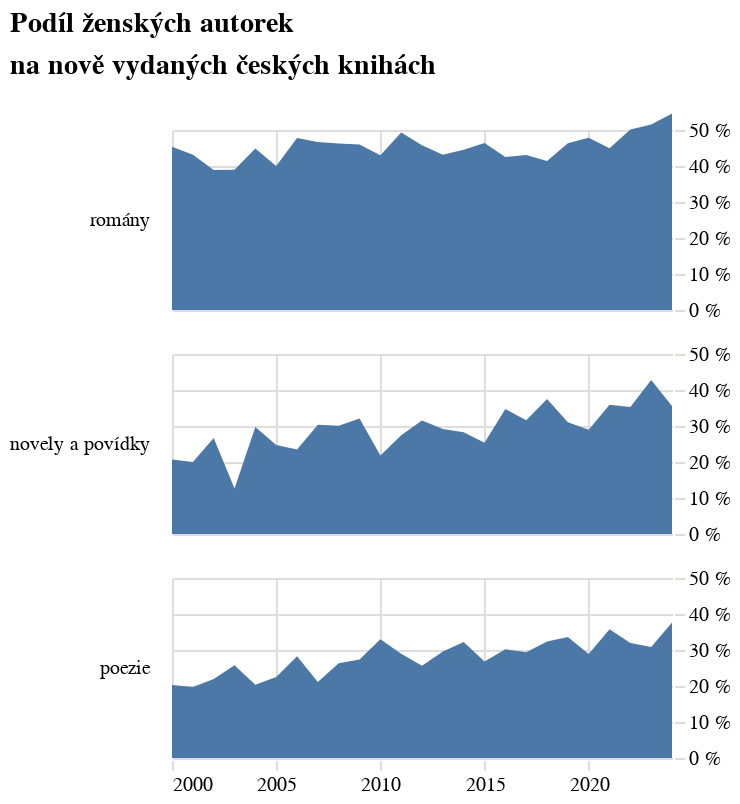

Write notebook code for a chart like this one.
### Code cell
alt.Chart(alt_friendly(pl.concat([df_podil, df_podil_kratke, df_podil_poezie])), title=alt.Title(["Podíl ženských autorek","na nově vydaných českých knihách"], lineHeight=21), width=250, height=90).mark_area().encode(
    alt.X("rok:T", title=None, axis=alt.Axis(tickCount=5)),
    alt.Y('podil_zen:Q', title=None, axis=alt.Axis(tickCount=4, labelExpr="datum.label * 100 + ' %'", orient='right'), scale=alt.Scale(domain=[0,0.5])),
    alt.Row("zanr:N",header=alt.Header(labelAngle=0, labelAlign='left', labelAnchor='middle', labelFont='Asap'), sort=["romány","novely a povídky","poezie"], title=None)
).configure_view(stroke='transparent').resolve_scale(y='shared')

### Figure 1 — Vega-Lite specification as saved in the notebook (floating-point values rounded to 4 significant figures)
{"config": {"title": {"font": "Noticia Text", "fontSize": 14, "anchor": "start", "lineHeight": 21, "fontWeight": "bolder", "subtitleFont": "Noticia Text", "subtitleFontSize": 12, "subtitleFontWeight": "lighter", "subtitlePadding": 12, "dy": -12}, "axis": {"labelFont": "Asap", "titleFont": "Asap", "fontWeight": "lighter", "titleFontWeight": "lighter", "labelFontSize": 10, "titleFontSize": 10, "labelPadding": 2, "titlePadding": 10, "domainOpacity": 0, "tickColor": "#DCDDD6"}, "legend": {"labelFont": "Asap", "labelFontWeight": "normal", "titleFont": "Asap", "titleFontWeight": "normal", "labelFontSize": 10, "titleFontSize": 10}, "view": {"stroke": "transparent"}}, "data": {"name": "data-86c61e22d43e7787351ce4ae1784afba"}, "mark": {"type": "area"}, "encoding": {"row": {"field": "zanr", "header": {"labelAlign": "left", "labelAnchor": "middle", "labelAngle": 0, "labelFont": "Asap"}, "sort": ["romány", "novely a povídky", "poezie"], "title": null, "type": "nominal"}, "x": {"axis": {"tickCount": 5}, "field": "rok", "title": null, "type": "temporal"}, "y": {"axis": {"labelExpr": "datum.label * 100 + ' %'", "orient": "right", "tickCount": 4}, "field": "podil_zen", "scale": {"domain": [0, 0.5]}, "title": null, "type": "quantitative"}}, "height": 90, "resolve": {"scale": {"y": "shared"}}, "title": {"text": ["Podíl ženských autorek", "na nově vydaných českých knihách"], "lineHeight": 21}, "width": 250, "$schema": "https://vega.github.io/schema/vega-lite/v5.8.0.json", "datasets": {"data-86c61e22d43e7787351ce4ae1784afba": [{"rok": "2000-01-01T00:00:00", "zeny": 103, "muzi": 124, "celkem": 227, "podil_zen": 0.4537, "zanr": "romány"}, {"rok": "2001-01-01T00:00:00", "zeny": 82, "muzi": 108, "celkem": 190, "podil_zen": 0.4316, "zanr": "romány"}, {"rok": "2002-01-01T00:00:00", "zeny": 82, "muzi": 129, "celkem": 211, "podil_zen": 0.3886, "zanr": "romány"}, {"rok": "2003-01-01T00:00:00", "zeny": 74, "muzi": 116, "celkem": 190, "podil_zen": 0.3895, "zanr": "romány"}, {"rok": "2004-01-01T00:00:00", "zeny": 96, "muzi": 118, "celkem": 214, "podil_zen": 0.4486, "zanr": "romány"}, {"rok": "2005-01-01T00:00:00", "zeny": 94, "muzi": 141, "celkem": 235, "podil_zen": 0.4, "zanr": "romány"}, {"rok": "2006-01-01T00:00:00", "zeny": 118, "muzi": 129, "celkem": 247, "podil_zen": 0.4777, "zanr": "romány"}, {"rok": "2007-01-01T00:00:00", "zeny": 112, "muzi": 128, "celkem": 240, "podil_zen": 0.4667, "zanr": "romány"}, {"rok": "2008-01-01T00:00:00", "zeny": 124, "muzi": 144, "celkem": 268, "podil_zen": 0.4627, "zanr": "romány"}, {"rok": "2009-01-01T00:00:00", "zeny": 131, "muzi": 154, "celkem": 285, "podil_zen": 0.4596, "zanr": "romány"}, {"rok": "2010-01-01T00:00:00", "zeny": 123, "muzi": 163, "celkem": 286, "podil_zen": 0.4301, "zanr": "romány"}, {"rok": "2011-01-01T00:00:00", "zeny": 149, "muzi": 153, "celkem": 302, "podil_zen": 0.4934, "zanr": "romány"}, {"rok": "2012-01-01T00:00:00", "zeny": 114, "muzi": 135, "celkem": 249, "podil_zen": 0.4578, "zanr": "romány"}, {"rok": "2013-01-01T00:00:00", "zeny": 103, "muzi": 136, "celkem": 239, "podil_zen": 0.431, "zanr": "romány"}, {"rok": "2014-01-01T00:00:00", "zeny": 110, "muzi": 137, "celkem": 247, "podil_zen": 0.4453, "zanr": "romány"}, {"rok": "2015-01-01T00:00:00", "zeny": 135, "muzi": 156, "celkem": 291, "podil_zen": 0.4639, "zanr": "romány"}, {"rok": "2016-01-01T00:00:00", "zeny": 127, "muzi": 172, "celkem": 299, "podil_zen": 0.4247, "zanr": "romány"}, {"rok": "2017-01-01T00:00:00", "zeny": 133, "muzi": 176, "celkem": 309, "podil_zen": 0.4304, "zanr": "romány"}, {"rok": "2018-01-01T00:00:00", "zeny": 130, "muzi": 184, "celkem": 314, "podil_zen": 0.414, "zanr": "romány"}, {"rok": "2019-01-01T00:00:00", "zeny": 164, "muzi": 190, "celkem": 354, "podil_zen": 0.4633, "zanr": "romány"}, {"rok": "2020-01-01T00:00:00", "zeny": 179, "muzi": 195, "celkem": 374, "podil_zen": 0.4786, "zanr": "romány"}, {"rok": "2021-01-01T00:00:00", "zeny": 183, "muzi": 224, "celkem": 407, "podil_zen": 0.4496, "zanr": "romány"}, {"rok": "2022-01-01T00:00:00", "zeny": 207, "muzi": 206, "celkem": 413, "podil_zen": 0.5012, "zanr": "romány"}, {"rok": "2023-01-01T00:00:00", "zeny": 205, "muzi": 193, "celkem": 398, "podil_zen": 0.5151, "zanr": "romány"}, {"rok": "2024-01-01T00:00:00", "zeny": 208, "muzi": 173, "celkem": 381, "podil_zen": 0.5459, "zanr": "romány"}, {"rok": "2000-01-01T00:00:00", "zeny": 25, "muzi": 96, "celkem": 121, "podil_zen": 0.2066, "zanr": "novely a povídky"}, {"rok": "2001-01-01T00:00:00", "zeny": 18, "muzi": 72, "celkem": 90, "podil_zen": 0.2, "zanr": "novely a povídky"}, {"rok": "2002-01-01T00:00:00", "zeny": 28, "muzi": 77, "celkem": 105, "podil_zen": 0.2667, "zanr": "novely a povídky"}, {"rok": "2003-01-01T00:00:00", "zeny": 14, "muzi": 97, "celkem": 111, "podil_zen": 0.1261, "zanr": "novely a povídky"}, {"rok": "2004-01-01T00:00:00", "zeny": 30, "muzi": 71, "celkem": 101, "podil_zen": 0.297, "zanr": "novely a povídky"}, {"rok": "2005-01-01T00:00:00", "zeny": 21, "muzi": 64, "celkem": 85, "podil_zen": 0.2471, "zanr": "novely a povídky"}, {"rok": "2006-01-01T00:00:00", "zeny": 23, "muzi": 75, "celkem": 98, "podil_zen": 0.2347, "zanr": "novely a povídky"}, {"rok": "2007-01-01T00:00:00", "zeny": 34, "muzi": 78, "celkem": 112, "podil_zen": 0.3036, "zanr": "novely a povídky"}, {"rok": "2008-01-01T00:00:00", "zeny": 37, "muzi": 86, "celkem": 123, "podil_zen": 0.3008, "zanr": "novely a povídky"}, {"rok": "2009-01-01T00:00:00", "zeny": 43, "muzi": 91, "celkem": 134, "podil_zen": 0.3209, "zanr": "novely a povídky"}, {"rok": "2010-01-01T00:00:00", "zeny": 27, "muzi": 97, "celkem": 124, "podil_zen": 0.2177, "zanr": "novely a povídky"}, {"rok": "2011-01-01T00:00:00", "zeny": 39, "muzi": 103, "celkem": 142, "podil_zen": 0.2746, "zanr": "novely a povídky"}, {"rok": "2012-01-01T00:00:00", "zeny": 41, "muzi": 89, "celkem": 130, "podil_zen": 0.3154, "zanr": "novely a povídky"}, {"rok": "2013-01-01T00:00:00", "zeny": 37, "muzi": 90, "celkem": 127, "podil_zen": 0.2913, "zanr": "novely a povídky"}, {"rok": "2014-01-01T00:00:00", "zeny": 39, "muzi": 99, "celkem": 138, "podil_zen": 0.2826, "zanr": "novely a povídky"}, {"rok": "2015-01-01T00:00:00", "zeny": 37, "muzi": 109, "celkem": 146, "podil_zen": 0.2534, "zanr": "novely a povídky"}, {"rok": "2016-01-01T00:00:00", "zeny": 50, "muzi": 94, "celkem": 144, "podil_zen": 0.3472, "zanr": "novely a povídky"}, {"rok": "2017-01-01T00:00:00", "zeny": 42, "muzi": 91, "celkem": 133, "podil_zen": 0.3158, "zanr": "novely a povídky"}, {"rok": "2018-01-01T00:00:00", "zeny": 63, "muzi": 105, "celkem": 168, "podil_zen": 0.375, "zanr": "novely a povídky"}, {"rok": "2019-01-01T00:00:00", "zeny": 54, "muzi": 120, "celkem": 174, "podil_zen": 0.3103, "zanr": "novely a povídky"}, {"rok": "2020-01-01T00:00:00", "zeny": 44, "muzi": 108, "celkem": 152, "podil_zen": 0.2895, "zanr": "novely a povídky"}, {"rok": "2021-01-01T00:00:00", "zeny": 65, "muzi": 116, "celkem": 181, "podil_zen": 0.3591, "zanr": "novely a povídky"}, {"rok": "2022-01-01T00:00:00", "zeny": 60, "muzi": 110, "celkem": 170, "podil_zen": 0.3529, "zanr": "novely a povídky"}, {"rok": "2023-01-01T00:00:00", "zeny": 68, "muzi": 91, "celkem": 159, "podil_zen": 0.4277, "zanr": "novely a povídky"}, {"rok": "2024-01-01T00:00:00", "zeny": 54, "muzi": 98, "celkem": 152, "podil_zen": 0.3553, "zanr": "novely a povídky"}, {"rok": "2000-01-01T00:00:00", "zeny": 43, "muzi": 169, "celkem": 212, "podil_zen": 0.2028, "zanr": "poezie"}, {"rok": "2001-01-01T00:00:00", "zeny": 42, "muzi": 171, "celkem": 213, "podil_zen": 0.1972, "zanr": "poezie"}, {"rok": "2002-01-01T00:00:00", "zeny": 40, "muzi": 142, "celkem": 182, "podil_zen": 0.2198, "zanr": "poezie"}, {"rok": "2003-01-01T00:00:00", "zeny": 68, "muzi": 196, "celkem": 264, "podil_zen": 0.2576, "zanr": "poezie"}, {"rok": "2004-01-01T00:00:00", "zeny": 49, "muzi": 192, "celkem": 241, "podil_zen": 0.2033, "zanr": "poezie"}, {"rok": "2005-01-01T00:00:00", "zeny": 59, "muzi": 203, "celkem": 262, "podil_zen": 0.2252, "zanr": "poezie"}, {"rok": "2006-01-01T00:00:00", "zeny": 78, "muzi": 198, "celkem": 276, "podil_zen": 0.2826, "zanr": "poezie"}, {"rok": "2007-01-01T00:00:00", "zeny": 65, "muzi": 243, "celkem": 308, "podil_zen": 0.211, "zanr": "poezie"}, {"rok": "2008-01-01T00:00:00", "zeny": 83, "muzi": 232, "celkem": 315, "podil_zen": 0.2635, "zanr": "poezie"}, {"rok": "2009-01-01T00:00:00", "zeny": 91, "muzi": 242, "celkem": 333, "podil_zen": 0.2733, "zanr": "poezie"}, {"rok": "2010-01-01T00:00:00", "zeny": 116, "muzi": 236, "celkem": 352, "podil_zen": 0.3295, "zanr": "poezie"}, {"rok": "2011-01-01T00:00:00", "zeny": 99, "muzi": 243, "celkem": 342, "podil_zen": 0.2895, "zanr": "poezie"}, {"rok": "2012-01-01T00:00:00", "zeny": 81, "muzi": 235, "celkem": 316, "podil_zen": 0.2563, "zanr": "poezie"}, {"rok": "2013-01-01T00:00:00", "zeny": 114, "muzi": 271, "celkem": 385, "podil_zen": 0.2961, "zanr": "poezie"}, {"rok": "2014-01-01T00:00:00", "zeny": 117, "muzi": 246, "celkem": 363, "podil_zen": 0.3223, "zanr": "poezie"}, {"rok": "2015-01-01T00:00:00", "zeny": 110, "muzi": 300, "celkem": 410, "podil_zen": 0.2683, "zanr": "poezie"}, {"rok": "2016-01-01T00:00:00", "zeny": 135, "muzi": 312, "celkem": 447, "podil_zen": 0.302, "zanr": "poezie"}, {"rok": "2017-01-01T00:00:00", "zeny": 109, "muzi": 262, "celkem": 371, "podil_zen": 0.2938, "zanr": "poezie"}, {"rok": "2018-01-01T00:00:00", "zeny": 115, "muzi": 240, "celkem": 355, "podil_zen": 0.3239, "zanr": "poezie"}, {"rok": "2019-01-01T00:00:00", "zeny": 129, "muzi": 255, "celkem": 384, "podil_zen": 0.3359, "zanr": "poezie"}, {"rok": "2020-01-01T00:00:00", "zeny": 113, "muzi": 278, "celkem": 391, "podil_zen": 0.289, "zanr": "poezie"}, {"rok": "2021-01-01T00:00:00", "zeny": 148, "muzi": 266, "celkem": 414, "podil_zen": 0.3575, "zanr": "poezie"}, {"rok": "2022-01-01T00:00:00", "zeny": 115, "muzi": 245, "celkem": 360, "podil_zen": 0.3194, "zanr": "poezie"}, {"rok": "2023-01-01T00:00:00", "zeny": 114, "muzi": 256, "celkem": 370, "podil_zen": 0.3081, "zanr": "poezie"}, {"rok": "2024-01-01T00:00:00", "zeny": 116, "muzi": 192, "celkem": 308, "podil_zen": 0.3766, "zanr": "poezie"}]}}
